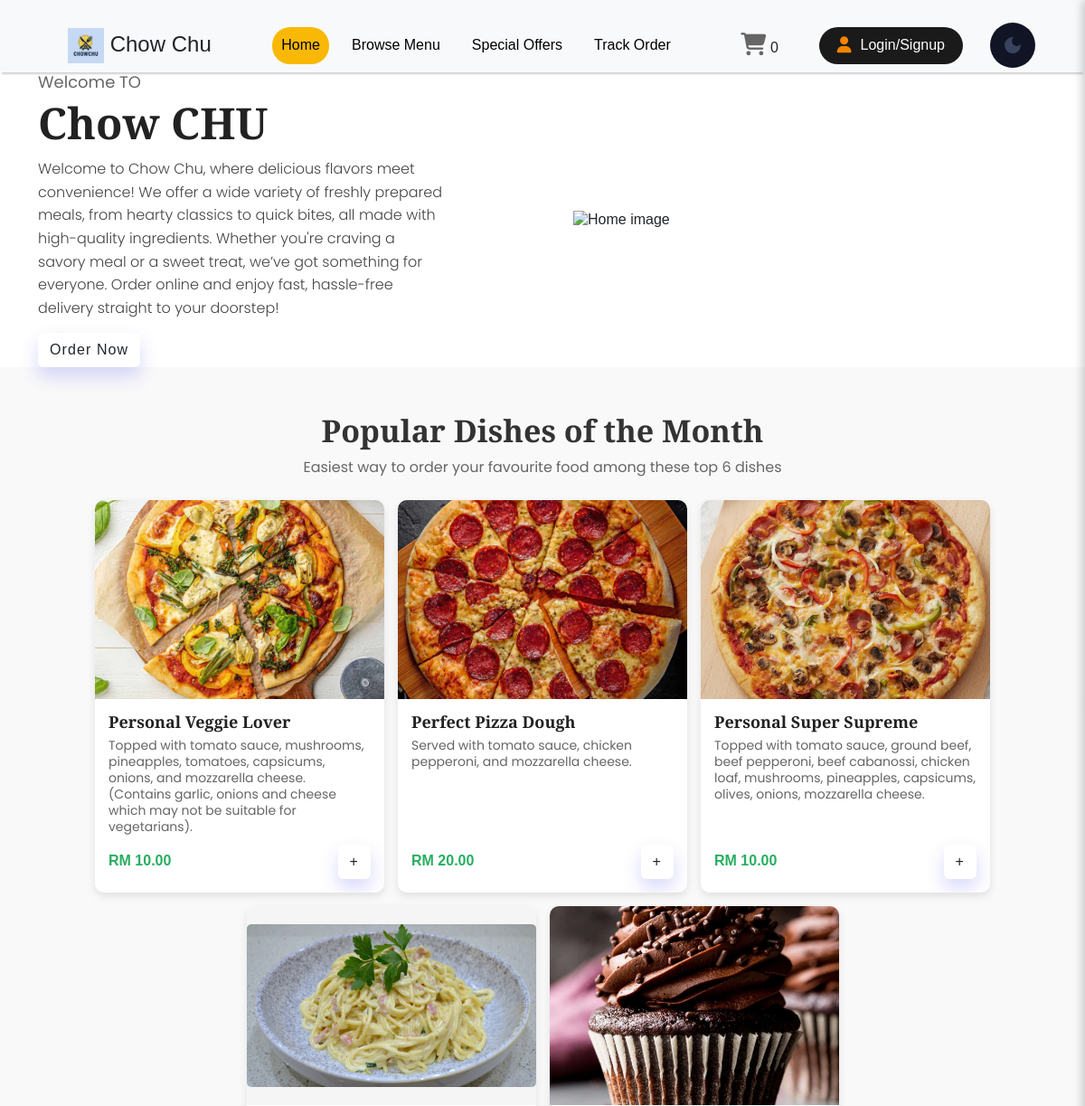
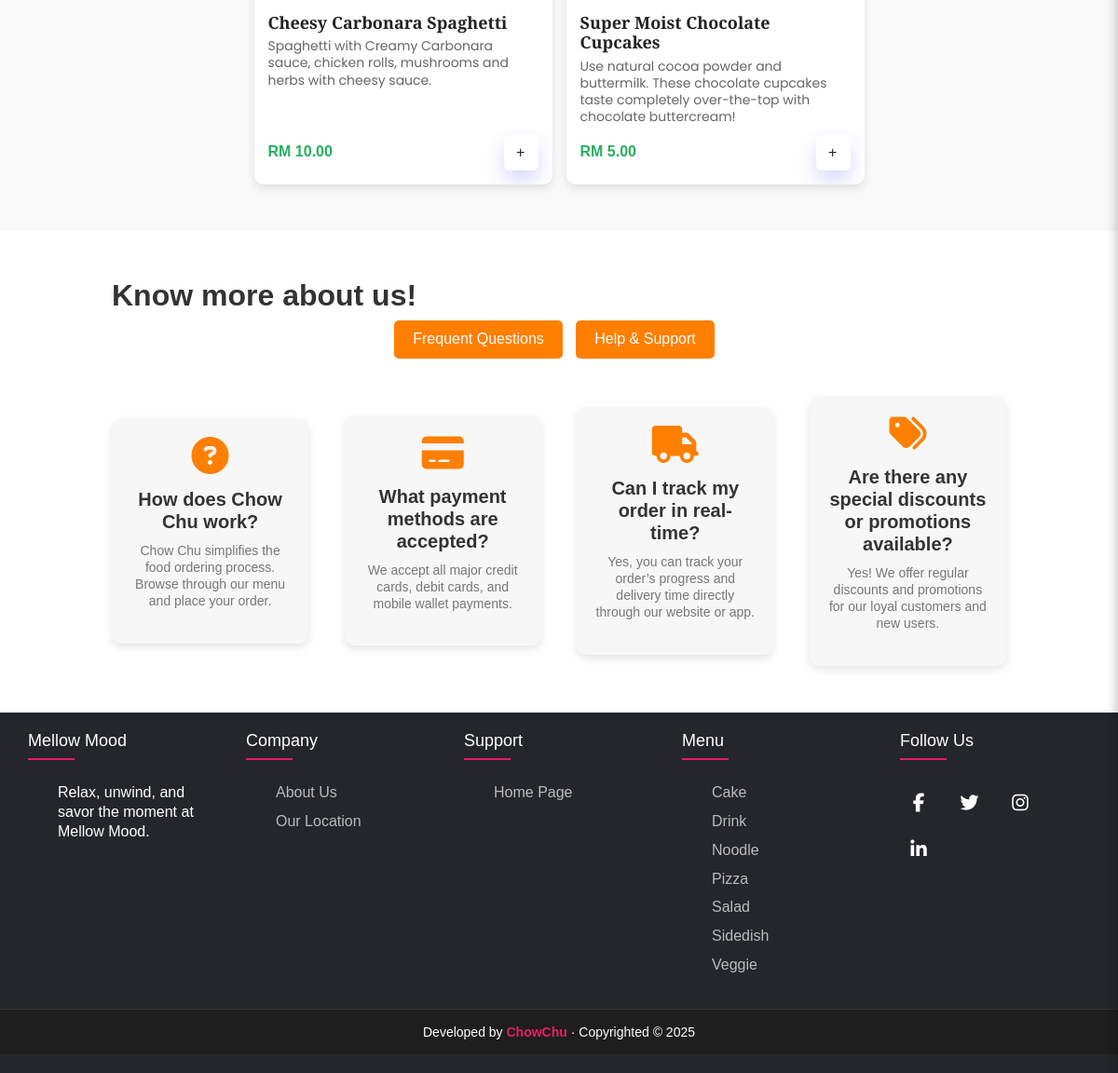
Screenshot of /collaborative/index.php with the database file from the repository (2 pictures, top to bottom).
### tables this page shows
CREATE TABLE `fooddetail` (
  `id` int(11) NOT NULL,
  `foodId` varchar(255) DEFAULT NULL,
  `foodName` varchar(255) DEFAULT NULL,
  `foodImage` varchar(255) DEFAULT NULL,
  `foodDetail` varchar(255) DEFAULT NULL,
  `price` double DEFAULT NULL,
  `status` varchar(255) DEFAULT NULL,
  `foodType` varchar(30) DEFAULT NULL
);

### collaborative/index.php (the view, shortened to what this page needs)
<?php
include 'component/connect.php';
try {
    $stmt = $pdo->query("
        SELECT f.id AS foodId, f.foodName, f.foodDetail, f.foodImage, f.price, COUNT(od.foodId) AS orderCount
        FROM order_detail od
        JOIN fooddetail f ON od.foodId = f.id
        GROUP BY od.foodId
        ORDER BY orderCount DESC
        LIMIT 6
    ");
    $popularDishes = $stmt->fetchAll(PDO::FETCH_ASSOC);
} catch (PDOException $e) {
    die("Query failed: " . $e->getMessage());
}
?>
<?php
            require 'component/header.php';
        ?>
<html>
    <body>
    <div class="home" id="home">
        <div class="container">
            <div class="home-wrapper d-grid">
                <div class="col-left">
                    <h3>Welcome TO</h3>
                    <h1>Chow CHU</h1>
                    <p>Welcome to Chow Chu, where delicious flavors meet convenience! We
                    offer a wide variety of freshly prepared meals, from hearty classics to quick
                    bites, all made with high-quality ingredients. Whether you're craving a savory
                    meal or a sweet treat, we’ve got something for everyone. Order online and enjoy
                    fast, hassle-free delivery straight to your doorstep!</p>
                    <a href="../member/menu.php" class="btn">Order Now</a>
                </div>
                <div class="col-right">
                    <img data-tilt src="image/hero-img.png" alt="Home image" class="hero-img">
                </div>
            </div>
        </div>
    </div>
    <div class="popular">
    <div class="container">
        <h2>Popular Dishes of the Month</h2>
        <p class="lead">Easiest way to order your favourite food among these top 6 dishes</p>
        <div class="product-grid">
            <?php if (!empty($popularDishes)): ?>
                <?php foreach ($popularDishes as $r): ?>
                    <div class="product-card">
                        <a href="<?php echo htmlspecialchars($r['foodId']); ?>">
                            <div class="product-image">
                                <img src="uploaded_files/<?php echo htmlspecialchars($r['foodImage'] ?? 'default.jpg'); ?>"
                                     alt="<?php echo htmlspecialchars($r['foodName']); ?>">
                            </div>
                        </a>
                        <div class="product-info">
                            <h3 class="product-name"><?php echo htmlspecialchars($r['foodName']); ?></h3>
                            <p class="product-category"><?php echo htmlspecialchars($r['foodDetail'] ?? 'No description available'); ?></p>
                            <div class="price-btn-block">
                                <span class="product-price">RM <?php echo number_format(htmlspecialchars($r['price'] ?? 0), 2); ?></span>
                                <button class="btn order-btn"
                                    data-food-id="<?php echo htmlspecialchars($r['foodId']); ?>"
                                    data-food-name="<?php echo htmlspecialchars($r['foodName']); ?>"
                                    data-food-price="<?php echo number_format(htmlspecialchars($r['price'] ?? 0), 2); ?>"
                                    data-food-image="uploaded_files/<?php echo htmlspecialchars($r['foodImage'] ?? 'default.jpg'); ?>"
                                    data-food-detail="<?php echo htmlspecialchars($r['foodDetail'] ?? 'No description available'); ?>"
                                >+ </button>
                            </div>
                        </div>
                    </div>
                <?php endforeach; ?>
            <?php else: ?>
                <p>No popular dishes found.</p>
            <?php endif; ?>
        </div>
    </div>
</div>
    <div id="faqSection" class="container-box">
    <div class="header">
        <h1>Know more about us!</h1>
        <div class="tabs">
            <button onclick="scrollToFAQs()">Frequent Questions</button>
            <a href="https://wa.link/j487po" target="_blank">
                <button>Help & Support</button>
            </a>
        </div>
    </div>
    <div class="faq-section">
        <div class="faq-box">
            <i class="fa fa-question-circle"></i>
            <h3>How does Chow Chu work?</h3>
            <p>Chow Chu simplifies the food ordering process. Browse through our menu and place your order.</p>
        </div>
        <div class="faq-box">
            <i class="fa fa-credit-card"></i>
            <h3>What payment methods are accepted?</h3>
            <p>We accept all major credit cards, debit cards, and mobile wallet payments.</p>
        </div>
        <div class="faq-box">
            <i class="fa fa-truck"></i>
            <h3>Can I track my order in real-time?</h3>
            <p>Yes, you can track your order’s progress and delivery time directly through our website or app.</p>
        </div>
        <div class="faq-box">
            <i class="fa fa-tags"></i>
            <h3>Are there any special discounts or promotions available?</h3>
            <p>Yes! We offer regular discounts and promotions for our loyal customers and new users.</p>
        </div>
    </div>
</div>
<?php
    require 'component/footer.php';
?>
    </body>
    </html>

### collaborative/css/header.css (style rules this page uses)
body, input, button, textarea, select { font: 16px 'Roboto', sans-serif; }
html, body { height: 100%; margin: 0; }
body { margin: 0; height: 100vh; display: grid; grid: auto auto 1fr auto / auto; }
h1 { display: flex; align-items: center; gap: 10px; }
button { border: none; padding: .8em 2em; background-color: var(--primary-color); color: white; border-radius: 4px; font: inherit; text-transform: uppercase; font-weight: 500; cursor: pointer; }

### collaborative/css/main.css (style rules this page uses)
:root { --color-first: #695aed; --color-second: #350286; --color-third: #fdf1f3; --color-white: #fff; --text-large: 60px; --text-medium: 23px; --text-regular: 13px; --font-weight-thin: 300; --font-weight-regular: 400; --font-weight-medium: 500; --font-weight-bold: 700; --box-shadow-main: 0px 20px 40px rgba(0, 0, 0, 0.08); --border-radius: 10px; --animate: all 0.3s ease-in-out; }
* { padding: 0; margin: 0; box-sizing: border-box; scroll-behavior: smooth; line-height: 1.3; font-family: "Rubik", sans-serif; }
.container { width: 100%; max-width: 1140px; margin: 0 auto; }
.d-grid { display: grid; gap: 20px; }
.btn { position: relative; display: inline-block; padding: 13px 28px; font-size: var(--text-regular); font-weight: var(--font-weight-regular); background-color: var(--color-first); color: var(--color-white); border-radius: 50px; letter-spacing: 1.1px; box-shadow: 0px 10px 20px rgba(58, 62, 240, 0.2); transition: var(--animate); text-align: center; text-transform: capitalize; border: none; cursor: pointer; }
.home-wrapper { display: grid; grid-template-columns: 1fr 1fr; align-items: center; gap: 20px; }
.col-left { text-align: left; }
.col-left h3 { font-family: 'Poppins', sans-serif; font-size: 18px; font-weight: 400; margin-bottom: 5px; color: #666; }
.col-left h1 { font-family: 'Playfair Display', serif; font-size: 48px; font-weight: 700; margin-top: 0; margin-bottom: 10px; color: #222; }
.col-left p { font-family: 'Poppins', sans-serif; font-size: 16px; font-weight: 300; line-height: 1.6; margin-top: 0; margin-bottom: 15px; color: #444; max-width: 450px; }
.col-right { display: flex; justify-content: center; align-items: center; }
.hero-img { width: 100%; max-width: 500px; height: auto; display: block; object-fit: contain; }
.container-box { width: 80%; margin: 0 auto; padding: 50px 0; background-color: white; }
.header { text-align: center; margin-bottom: 40px; }
.header h1 { font-size: 32px; font-weight: bold; color: #333; }
.faq-section { display: flex; justify-content: space-between; align-items: center; gap: 30px; flex-wrap: wrap; }
.faq-box { width: 22%; text-align: center; background-color: #f7f7f7; padding: 20px; border-radius: 10px; box-shadow: 0 4px 8px rgba(0, 0, 0, 0.1); transition: all 0.3s ease; }
.faq-box i { font-size: 40px; color: #ff7f00; margin-bottom: 15px; }
.faq-box h3 { font-size: 20px; color: #333; margin-bottom: 10px; font-weight: bold; }
.faq-box p { font-size: 14px; color: #777; }
.tabs button { background-color: #ff7f00; color: white; border: none; padding: 10px 20px; font-size: 16px; cursor: pointer; border-radius: 5px; margin-right: 10px; transition: all 0.3s ease; }

### collaborative/css/menu.css (style rules this page uses)
.container { max-width: 1200px; margin: 0 auto; padding: 0 30px; box-sizing: border-box; }
.promotions, .product-grid { display: grid; grid-template-columns: repeat(3, 1fr); gap: 30px; }
.promo-card, .product-card { background: white; border-radius: 15px; box-shadow: 0 2px 8px rgba(0,0,0,0.08); overflow: hidden; transition: 0.3s; display: flex; flex-direction: column; justify-content: space-between; }
.promo-card img, .product-card img { width: 100%; height: 180px; object-fit: cover; border-radius: 0; }

### collaborative/css/order.css (style rules this page uses)
button { padding: 10px 20px; font-size: 16px; color: white; background-color: #007bff; border: none; cursor: pointer; text-align: center; }

### collaborative/css/order_detail.css (style rules this page uses)
button { cursor: pointer; padding: 10px 15px; background-color: #ff9800; border: none; color: white; border-radius: 5px; font-size: 16px; }

### rows the page displays
fooddetail: foodImage (picture), foodName "Personal Veggie Lover", foodDetail "Topped with tomato sauce, mushrooms, pineapples, tomatoes, capsicums, onions, and mozzarella cheese. (Contains garlic, onions and cheese which may not be suitable for vegetarians).", price "10.00"
fooddetail: foodImage (picture), foodName "Perfect Pizza Dough", foodDetail "Served with tomato sauce, chicken pepperoni, and mozzarella cheese.", price "20.00"
fooddetail: foodImage (picture), foodName "Personal Super Supreme", foodDetail "Topped with tomato sauce, ground beef, beef pepperoni, beef cabanossi, chicken loaf, mushrooms, pineapples, capsicums, olives, onions, mozzarella cheese.", price "10.00"
fooddetail: foodImage (picture), foodName "Cheesy Carbonara Spaghetti", foodDetail "Spaghetti with Creamy Carbonara sauce, chicken rolls, mushrooms and herbs with cheesy sauce.", price "10.00"
fooddetail: foodImage (picture), foodName "Super Moist Chocolate Cupcakes", foodDetail "Use natural cocoa powder and buttermilk. These chocolate cupcakes taste completely over-the-top with chocolate buttercream!", price "5.00"

### other values shown
$uniqueProductCount "0"
$type "Cake"
$type "Drink"
$type "Noodle"
$type "Pizza"
$type "Salad"
$type "Sidedish"
$type "Veggie"
